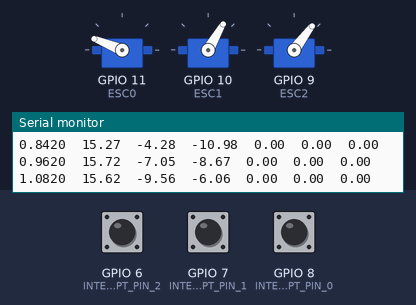
A sketch run on a simulated ESP32-S3. On the bench: 3 × servo, the last lines printed to the serial monitor. The inputs (shaded band) are chosen by the test bench; at power-on: GPIO 6 (INTERRUPT_PIN_2) LOW, GPIO 8 (INTERRUPT_PIN_0) LOW, GPIO 7 (INTERRUPT_PIN_1) LOW.

Above: at 3.6 s.
3.7 s: GPIO 6 (INTERRUPT_PIN_2) pulled HIGH for 0.15 s
At 3.78 s:
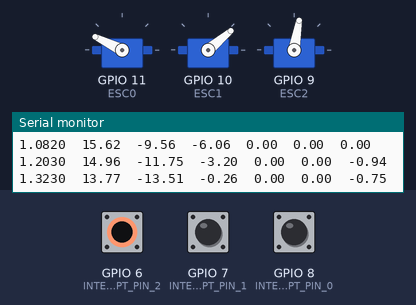
6.7 s: GPIO 8 (INTERRUPT_PIN_0) pulled HIGH for 1 s
At 6.91 s:
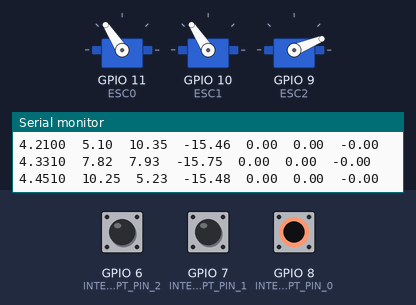
10.7 s: GPIO 8 (INTERRUPT_PIN_0) pulled HIGH for 1 s
At 10.76 s:
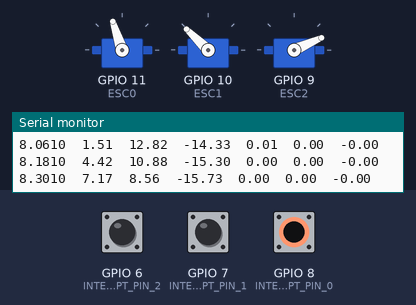
13.8 s: GPIO 6 (INTERRUPT_PIN_2) pulled HIGH for 1 s
17.8 s: GPIO 7 (INTERRUPT_PIN_1) pulled HIGH for 3.2 s
Timing chart, 0 to 69.2 s (numbered marks = the images above; inputs shaded):
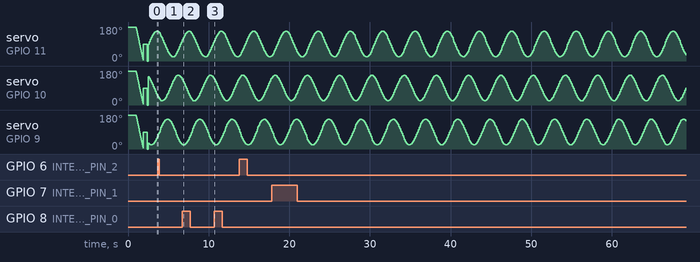

The sketch:

HCS_PumpControlCode.ino
```cpp
// ----------------------------------------------------
//     Hydraulic Control Board: Pump Control Code
// ----------------------------------------------------
// Author: Allyson Elise Chen
// Date Updated: 2025-11-17
//
// Description:
//    Closed-loop control of three pumps using RPM feedback. Each pump is driven by a sinusoidal PWM signal.
//
// Control Strategy:
//    - First-order Infinite Impulse Response (IIR) filter
//    - Feedback (Proportional Gain) + Feedforward Control
//
// Hardware:
//    - ESP32 microcontroller
//    - 3 Pumps w/ ESC control
//    - 3 RPM Sensors
//
// Notes:
//    - Sinusoidal PWM signal parameters (amplitude, frequency, phase) can be adjusted
//    - Control Parameters (Kp, alpha, scaling factor) can be tuned

// ======== LIBRARY ========
#include <ESP32Servo.h>

// ======== PUMP ESC OBJECTS ========
Servo ESC0; // pump #1
Servo ESC1; // pump #2
Servo ESC2; // pump #3

// ======== SERIAL COMUNICATION ========
const int baudRate = 9600; // constant integer to set the baud rate for serial monitor

// ======== PARAMETERS: PWM SIGNAL [SINUSOID] ========
float pi = 3.14159;
float scale_amp = 0.5; // scaling factor for amplitude of the first period of the PWM signal

// PUMP #1
float amp0 = 175;                // amplitude of sinusoid (1000 is max, 0 is min)
float norm_amp0 = amp0;          // stored reference amplitude of sinusoid (1000 is max, 0 is min)
float mod_amp0 = amp0*scale_amp; // scaled amplitude for first period
float freq0 = 0.25;              // frequency [Hz]
float phi0 = 0;                  // phase [deg]

// PUMP #2
float amp1 = 175;                // amplitude of sinusoid (1000 is max, 0 is min)
float norm_amp1 = amp1;          // stored reference amplitude of sinusiod (1000 is max, 0 is min)
float mod_amp1 = amp1*scale_amp; // scaled amplitude for first period
float freq1 = 0.25;              // frequency [Hz]
float phi1 = 120;                // phase [deg]

// PUMP #3
float amp2 = 175;                // amplitude of sinusoid (1000 is max, 0 is min)
float norm_amp2 = amp2;          // stored reference amplitude of sinusoid (1000 is max, 0 is min)
float mod_amp2 = amp2*scale_amp; // scaled amplitude for first period
float freq2 = 0.25;              // frequency [Hz]
float phi2 = 240;                // phase [deg]

// ======== INITIALIZE PWM SIGNALS ========
// PWM SIGNAL
int pump0Pwm = 0;       // pump #1
int pump1Pwm = 0;       // pump #2
int pump2Pwm = 0;       // pump #3

// REFERENCE PWM SIGNAL
float pump0Pwm_ref = 0; // pump #1
float pump1Pwm_ref = 0; // pump #2
float pump2Pwm_ref = 0; // pump #3

// ======== INITIALIZE RPM SENSORS ========
float numpoles = 2;           // number of magnets in the motor

// RPM SENSOR #1
#define INTERRUPT_PIN_0 8     // interrupt pin
volatile int interruptCount0; // pulse count
float rpm0 = 0;               // computed rpm

// RPM SENSOR #2
#define INTERRUPT_PIN_1 7     // interrupt pin
volatile int interruptCount1; // pulse count
float rpm1 = 0;               // computed rpm

// RPM SENSOR #3
#define INTERRUPT_PIN_2 6     // interrupt pin
volatile int interruptCount2; // pulse count
float rpm2 = 0;               // computed rpm

// ======== CONTROL VARIABLES/PARAMETERS ========
// RPM -> PWM SCALING FACTOR
float scaling_factor = 160;

// FILTERED RPM SENSOR READINGS
float filtered_rpm0 = 0; // pump #1
float filtered_rpm1 = 0; // pump #2
float filtered_rpm2 = 0; // pump #3

// ERROR
float e_0 = 0;  // pump #1
float e_1 = 0;  // pump #2
float e_2 = 0;  // pump #3

// CONTROLLER PROPORTIONAL GAIN
float Kp = 1.5;

// FIRST-ORDER INFINITE IMPULSE RESPONSE (IIR) FILTER COEFFICIENT
float alpha = 0.2;

// ======== VARIABLE FOR ESC INITIALIZATION SWEEP ========
int pos = 0;

// ======== TIMING VARIABLES ========
int first_pass = 0; // flag for first loop (used for start time)
float start_t = 0;  // start time of the loop (s)
float t = 0;        // internal time variable for generating reference PWM signal

// ======== INITIALIZE ESCS ========
void initESCs(){

  // Sends maximum PWM signal to arm ESCs [should hear initialization beeps]
  ESC0.write(180);
  ESC1.write(180);
  ESC2.write(180);

  delay(1000); // wait 1 second to ensure ESCs recieved high signal

  // Gradually decreases PWM from max to min [180 -> 0]
  for (pos = 180; pos >= 0; pos -= 1) {
    ESC0.write(pos); // update ESC0 with current position
    ESC1.write(pos); // update ESC1 with current position
    ESC2.write(pos); // update ESC2 with current position
    delay(5);        // waits 5 ms for ESC to respond smoothly
  }

  // Sets ESC to neutral position [pumps off]
  ESC0.write(90);
  ESC1.write(90);
  ESC2.write(90);
  delay(500);       // waits 500 ms for ESC to stablize at neutral
}

void setup() {
  // Initialize the ESCs - attach them to PWM pins & define pulse width range [pin, min pulse width, max pulse width in microseconds]
  ESC0.attach(11,1000,2000); // pump #1
  ESC1.attach(10,1000,2000); // pump #2
  ESC2.attach(9 ,1000,2000); // pump #3

  // Initialize serial communication
  Serial.begin(baudRate);

  // Sends arming sequence to each ESC to prepare pumps for operation
  initESCs();

  // RPM SENSOR SETUP - configures interrupt pins for each pump's RPM sensor
  pinMode(INTERRUPT_PIN_0, INPUT); // pump #1
  attachInterrupt(digitalPinToInterrupt(INTERRUPT_PIN_0), interruptFired0, CHANGE);
  pinMode(INTERRUPT_PIN_1, INPUT); // pump #2
  attachInterrupt(digitalPinToInterrupt(INTERRUPT_PIN_1), interruptFired1, CHANGE);
  pinMode(INTERRUPT_PIN_2, INPUT); // pump #3
  attachInterrupt(digitalPinToInterrupt(INTERRUPT_PIN_2), interruptFired2, CHANGE);
}

void loop() {
  // ======== INITIALIZE START TIME ========
  if (first_pass == 0) {
    start_t = millis()/1000.0; // convert milliseconds to seconds
    first_pass = 1;            // mark that initialization is complete
  }

  // ======== ELAPSED TIME ========
  t = millis()/1000.0 - start_t;
  Serial.print(t,4);
  Serial.print("\t");

  // ======== FIRST PERIOD AMPLITUDE MODIFICATION ========
  // For the 1st half period of each sinusoid, apply modified amplitude to gradually ramp up the PWM signal. After the half-period, switch to the stored reference amplitude for steady-state operation.
  // if (t < (1/freq0)/2) {
  //   amp0 = mod_amp0;
  //   amp1 = mod_amp1;
  //   amp2 = mod_amp2;
  // }
  // else {
  //   amp0 = norm_amp0;
  //   amp1 = norm_amp1;
  //   amp2 = norm_amp2;
  // }

  // ======== REFERENCE PWM SIGNAL ========
  // PUMP #1
  pump0Pwm_ref = amp0*sin(2*pi*freq0*t + phi0*pi/180.0); // generate sinusoid
  pump0Pwm_ref = pump0Pwm_ref*90.0/1000;                 // scale to PWM range

  // PUMP #2
  pump1Pwm_ref = amp1*sin(2*pi*freq1*t + phi1*pi/180.0); // generate sinusoid
  pump1Pwm_ref = pump1Pwm_ref*90.0/1000;                 // scale to PWM range

  // PUMP #3
  pump2Pwm_ref = amp2*sin(2*pi*freq2*t + phi2*pi/180.0); // generate sinusoid
  pump2Pwm_ref = pump2Pwm_ref*90.0/1000;                 // scale to PWM range

  // ======== PRINT REFERENCE PWM SIGNAL ========
  Serial.print(pump0Pwm_ref); // pump #1
  Serial.print("\t");
  Serial.print(pump1Pwm_ref); // pump #2
  Serial.print("\t");
  Serial.print(pump2Pwm_ref); // pump #3
  Serial.print("\t");

  // ======== WRITE PWM SIGNAL ========
  ESC0.write(pump0Pwm); // pump #1
  ESC1.write(pump1Pwm); // pump #2
  ESC2.write(pump2Pwm); // pump #3

  // ======== CHECK RPM READINGS ========
  checkRPM0(); // measure rpm for pump #1
  checkRPM1(); // measure rpm for pump #2
  checkRPM2(); // measure rpm for pump #3

  // ======== ADJUSTS RPM SIGN BASED ON PUMP PWM DIRECTION ========
  // If PWM > 90: pump running forward -> RPM stays position
  // If PWM < 90: pump running reverse -> RPM becomes negative
  if (pump0Pwm > 90) {
    rpm0 = rpm0;  // forward direction -> RPM remains positive
  }
  if (pump0Pwm < 90) {
    rpm0 = -rpm0; // reverse direction -> invert RPM
  }
  if (pump1Pwm > 90) {
    rpm1 = rpm1;  // forward direction
  }
  if (pump1Pwm < 90) {
    rpm1 = -rpm1; // reverse direction
  }
  if (pump2Pwm > 90) {
    rpm2 = rpm2;  // forward direction
  }
  if (pump2Pwm < 90) {
    rpm2 = -rpm2; // reverse direction
  }

  // ======== FIRST-ORDER INFINITE IMPULSE RESPONSE (IIR) FILTER: RPM SENSOR READINGS ========
  filtered_rpm0 = alpha*rpm0 + (1-alpha)*filtered_rpm0; // pump #1 filtered rpm
  filtered_rpm1 = alpha*rpm1 + (1-alpha)*filtered_rpm1; // pump #2 filtered rpm
  filtered_rpm2 = alpha*rpm2 + (1-alpha)*filtered_rpm2; // pump #3 filtered rpm

  // ======== PRINT FILTERED RPM VALUES (SCALED TO PWM-EQUIVALENT UNITS) ========
  // Used to monitor real-time pump speeds and verify controller performance
  Serial.print(filtered_rpm0/scaling_factor);   // pump #1 scaled rpm
  Serial.print("\t");
  Serial.print(filtered_rpm1/scaling_factor);   // pump #2 scaled rpm
  Serial.print('\t');
  Serial.println(filtered_rpm2/scaling_factor); // pump #3 scaled rpm

  // ======== COMPUTE CONTROL ERROR  ========
  // Error = desired PWM command minus measured pump RPM (scaled)
  e_0 = (pump0Pwm_ref - filtered_rpm0/scaling_factor); // pump #1
  e_1 = (pump1Pwm_ref - filtered_rpm1/scaling_factor); // pump #2
  e_2 = (pump2Pwm_ref - filtered_rpm2/scaling_factor); // pump #3

  // ======== SCALE CONTROL ERRORS ========
  // Convert the calculated error into actual PWM range used by the ESC [-90,90]
  e_0 = e_0*90.0/40.0; // pump #1
  e_1 = e_1*90.0/40.0; // pump #2
  e_2 = e_2*90.0/40.0; // pump #3

  // ======== PROPORTIONAL CONTROLLER ========
  pump0Pwm = Kp*e_0; // pump #1
  pump1Pwm = Kp*e_1; // pump #2
  pump2Pwm = Kp*e_2; // pump #3

  // ======== ENFORCES UPPER & LOWER BOUNDS ON PWM SIGNAL [-90,90] ========
  if (pump0Pwm > 90) {
    pump0Pwm = 90;
  }
  if (pump0Pwm < -90) {
    pump0Pwm = -90;
  }
  if (pump1Pwm > 90) {
    pump1Pwm = 90;
  }
  if (pump1Pwm < -90) {
    pump1Pwm = -90;
  }
  if (pump2Pwm > 90) {
    pump2Pwm = 90;
  }
  if (pump2Pwm < -90) {
    pump2Pwm = -90;
  }

  // ======== FEEDFORWARD CONTROLLER ========
  // Adds reference PWM to the proportional control output
  pump0Pwm = pump0Pwm + pump0Pwm_ref; // pump #1
  pump1Pwm = pump1Pwm + pump1Pwm_ref; // pump #2
  pump2Pwm = pump2Pwm + pump2Pwm_ref; // pump #3

  // ======== MAPS PWM [-90,90] TO ESC [0,180] ========
  pump0Pwm = map(pump0Pwm,-90,90,0,180); // pump #1
  pump1Pwm = map(pump1Pwm,-90,90,0,180); // pump #2
  pump2Pwm = map(pump2Pwm,-90,90,0,180); // pump #3
}

// ======== CHECK RPM READINGS ========
void checkRPM0() { // pump #1 rpm measurement
  // Reset pulse counter
  noInterrupts();
  interruptCount0 = 0;
  interrupts();

  delay(40); // sampling window [~40 ms = 25 samples/sec]

  // Read pulse count
  noInterrupts();
  int critical_rpm0 = interruptCount0;
  interrupts();

  // Convert pulse count to rpm
  rpm0 = ((critical_rpm0)*(60))/(numpoles)*25; // 25 = 1 / 0.04 s
}

void checkRPM1() { // pump #2 rpm measurement
  // Reset pulse counter
  noInterrupts();
  interruptCount1 = 0;
  interrupts();

  delay(40); // sampling window [~40 ms = 25 samples/sec]

  // Read pulse count
  noInterrupts() ;
  int critical_rpm1 = interruptCount1;
  interrupts();

  // Convert pulse count to rpm
  rpm1 = ((critical_rpm1)*(60))/(numpoles)*25; // 25 = 1 / 0.04 s
}

void checkRPM2() { // pump #3 rpm measurement
  // Reset pulse counter
  noInterrupts();
  interruptCount2 = 0;
  interrupts();

  delay(40); // sampling window [~40 ms = 25 samples/sec]

  // Read pulse count
  noInterrupts();
  int critical_rpm2 = interruptCount2;
  interrupts();

  // Convert pulse count to rpm
  rpm2 = ((critical_rpm2)*(60))/(numpoles)*25; // 25 = 1 / 0.04 s
}

// ======== PULSE COUNTER FOR RPM SENSORS ========
void interruptFired0() { // pump #1 rpm
  interruptCount0++;     // increment pulse count
}

void interruptFired1() { // pump #2 rpm
  interruptCount1++;     // increment pulse count
}

void interruptFired2() { // pump #3 rpm
  interruptCount2++;     // increment pulse count
}
```
